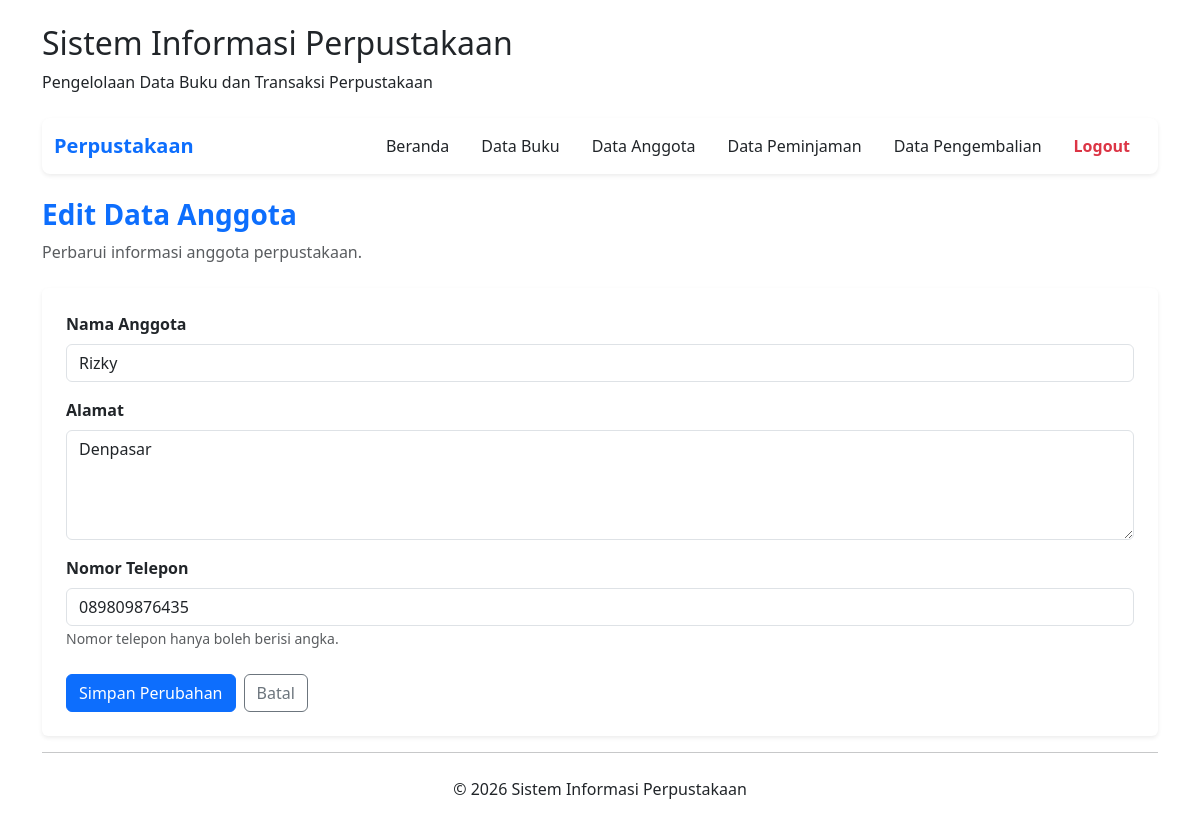
/index.php?action=editAnggota&id=6 (signed in), run on the app's committed database.
### tables this page shows
CREATE TABLE `tb_anggota` (
  `id_anggota` int NOT NULL,
  `nama_anggota` varchar(100) NOT NULL,
  `alamat` text,
  `nomor_telepon` varchar(15) DEFAULT NULL
);

### App/Controllers/AnggotaController.php (called while the page is built, shortened)
<?php
require_once __DIR__ . '/../models/AnggotaModel.php';
class AnggotaController
{
    private $anggotaModel;
    public function __construct()
    {
        $this->anggotaModel = new AnggotaModel();
    }
    public function edit()
    {
        $id = filter_input(INPUT_GET, 'id', FILTER_VALIDATE_INT);
        $anggota = $this->anggotaModel->getAnggotaById($id);
        require __DIR__ . '/../views/EditAnggota.php';
    }
}

### App/Config/koneksi.php (called while the page is built)
<?php
class Database
{
    private $host = 'localhost';
    private $dbname = 'perpustakaan';
    private $username = 'root';
    private $password = '';
    public function getConnection()
    {
        try {
            $conn = new PDO(
                "mysql:host={$this->host};dbname={$this->dbname};charset=utf8mb4",
                $this->username,
                $this->password
            );
            $conn->setAttribute(
                PDO::ATTR_ERRMODE,
                PDO::ERRMODE_EXCEPTION
            );
            return $conn;
        } catch (PDOException $e) {
            die('Koneksi database gagal: ' . $e->getMessage());
        }
    }
}

### App/Models/AnggotaModel.php (called while the page is built, shortened)
<?php
require_once __DIR__ . '/../config/koneksi.php';
class AnggotaModel
{
    private $conn;
    public function __construct()
    {
        $database = new Database();
        $this->conn = $database->getConnection();
    }
    public function getAnggotaById($id)
    {
        $sql = "SELECT * FROM tb_anggota
                WHERE id_anggota = :id";
        $stmt = $this->conn->prepare($sql);
        $stmt->execute([':id' => $id]);
        return $stmt->fetch(PDO::FETCH_ASSOC);
    }
}

### App/Views/EditAnggota.php (the view, shortened to what this page needs)
<?php require __DIR__ . '/templates/header.php'; ?>
<?php require __DIR__ . '/templates/navbar.php'; ?>
<div class="mb-4">
    <h3 class="fw-bold text-primary">Edit Data Anggota</h3>
    <p class="text-muted">Perbarui informasi anggota perpustakaan.</p>
</div>
<div class="card border-0 shadow-sm">
    <div class="card-body p-4">
        <form action="index.php?action=updateAnggota" method="POST">
            <div class="mb-3">
                <label class="form-label fw-semibold">Nama Anggota</label>
                <input
                    type="text"
                    name="nama_anggota"
                    class="form-control"
                    maxlength="100"
                    value="<?= htmlspecialchars($anggota['nama_anggota']) ?>"
                    required
                >
            </div>
            <div class="mb-3">
                <label class="form-label fw-semibold">Alamat</label>
                <textarea
                    name="alamat"
                    class="form-control"
                    rows="4"
                    placeholder="Masukkan alamat anggota"
                ><?= htmlspecialchars($anggota['alamat'] ?? '') ?></textarea>
            </div>
            <div class="mb-4">
                <label class="form-label fw-semibold">Nomor Telepon</label>
                <input
                    type="tel"
                    name="nomor_telepon"
                    class="form-control"
                    maxlength="15"
                    pattern="[0-9]*"
                    inputmode="numeric"
                    oninput="this.value = this.value.replace(/[^0-9]/g, '')"
                    value="<?= htmlspecialchars($anggota['nomor_telepon'] ?? '') ?>"
                    placeholder="Masukkan nomor telepon"
                >
                <small class="text-muted">
                    Nomor telepon hanya boleh berisi angka.
                </small>
            </div>
            <div class="d-flex gap-2">
                <button type="submit" class="btn btn-primary">
                    Simpan Perubahan
                </button>
                <a href="index.php?action=anggota" class="btn btn-outline-secondary">
                    Batal
                </a>
            </div>
        </form>
    </div>
</div>
<?php require __DIR__ . '/templates/footer.php'; ?>

### data on the page
tb_anggota: nama_anggota "Rizky", alamat "Denpasar", nomor_telepon "089809876435"
